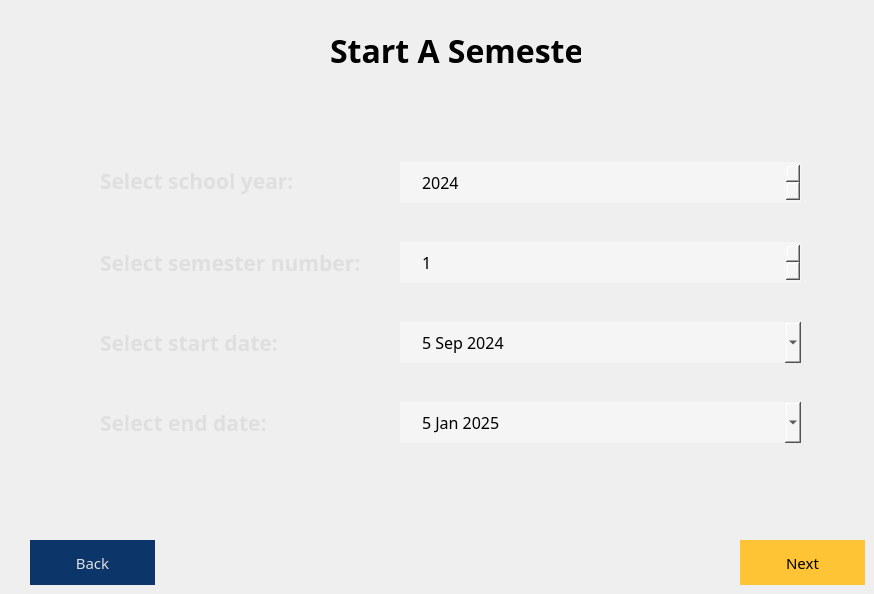
    <widget class="QWidget" name="pageStartSemester">
     <property name="styleSheet">
      <string notr="true">QWidget#pageStartSemester{
	border-image: url(:/assets/blue-gradient.png) 0 0 0 0 stretch stretch;
}
</string>
     </property>
     <widget class="QLabel" name="labelStudentInCourse_8">
      <property name="geometry">
       <rect>
        <x>330</x>
        <y>30</y>
        <width>251</width>
        <height>41</height>
       </rect>
      </property>
      <property name="font">
       <font>
        <family>Segoe UI Semibold</family>
        <pointsize>24</pointsize>
        <bold>true</bold>
       </font>
      </property>
      <property name="styleSheet">
       <string notr="true">color: rgb(0, 0, 0);</string>
      </property>
      <property name="text">
       <string>Start A Semester</string>
      </property>
     </widget>
     <widget class="QFrame" name="frameProcedure_4">
      <property name="geometry">
       <rect>
        <x>50</x>
        <y>90</y>
        <width>801</width>
        <height>421</height>
       </rect>
      </property>
      <property name="styleSheet">
       <string notr="true">QFrame#frameProcedure_4 {
border-image: url(:/assets/blue-gradient-xswap.png) 0 0 0 0 stretch stretch;
border: none;
}

</string>
      </property>
      <property name="frameShape">
       <enum>QFrame::StyledPanel</enum>
      </property>
      <property name="frameShadow">
       <enum>QFrame::Raised</enum>
      </property>
      <widget class="QLabel" name="labelAvgGPA_6">
       <property name="geometry">
        <rect>
         <x>50</x>
         <y>70</y>
         <width>261</width>
         <height>41</height>
        </rect>
       </property>
       <property name="font">
        <font>
         <family>Segoe UI Semibold</family>
         <pointsize>16</pointsize>
         <bold>true</bold>
        </font>
       </property>
       <property name="styleSheet">
        <string notr="true">color: rgb(223, 223, 223);</string>
       </property>
       <property name="text">
        <string>Select school year:</string>
       </property>
      </widget>
      <widget class="QLabel" name="labelHighestScore_7">
       <property name="geometry">
        <rect>
         <x>50</x>
         <y>152</y>
         <width>261</width>
         <height>41</height>
        </rect>
       </property>
       <property name="font">
        <font>
         <family>Segoe UI Semibold</family>
         <pointsize>16</pointsize>
         <bold>true</bold>
        </font>
       </property>
       <property name="styleSheet">
        <string notr="true">color: rgb(223, 223, 223);</string>
       </property>
       <property name="text">
        <string>Select semester number:</string>
       </property>
      </widget>
      <widget class="QLabel" name="labelHighestScore_8">
       <property name="geometry">
        <rect>
         <x>50</x>
         <y>232</y>
         <width>261</width>
         <height>41</height>
        </rect>
       </property>
       <property name="font">
        <font>
         <family>Segoe UI Semibold</family>
         <pointsize>16</pointsize>
         <bold>true</bold>
        </font>
       </property>
       <property name="styleSheet">
        <string notr="true">color: rgb(223, 223, 223);</string>
       </property>
       <property name="text">
        <string>Select start date:</string>
       </property>
       <property name="wordWrap">
        <bool>true</bool>
       </property>
      </widget>
      <widget class="QFrame" name="frameClassName_4">
       <property name="geometry">
        <rect>
         <x>350</x>
         <y>72</y>
         <width>401</width>
         <height>41</height>
        </rect>
       </property>
       <property name="styleSheet">
        <string notr="true">background-color: whitesmoke;
border: none;</string>
       </property>
       <property name="frameShape">
        <enum>QFrame::StyledPanel</enum>
       </property>
       <property name="frameShadow">
        <enum>QFrame::Raised</enum>
       </property>
       <widget class="QSpinBox" name="spinBoxSchoolYear_2">
        <property name="geometry">
         <rect>
          <x>20</x>
          <y>0</y>
          <width>381</width>
          <height>41</height>
         </rect>
        </property>
        <property name="font">
         <font>
          <family>Segoe UI Semibold</family>
          <pointsize>12</pointsize>
         </font>
        </property>
        <property name="cursor">
         <cursorShape>PointingHandCursor</cursorShape>
        </property>
        <property name="styleSheet">
         <string notr="true">background-color: whitesmoke;
color: black;
border: none;</string>
        </property>
        <property name="wrapping">
         <bool>false</bool>
        </property>
        <property name="buttonSymbols">
         <enum>QAbstractSpinBox::UpDownArrows</enum>
        </property>
        <property name="minimum">
         <number>2000</number>
        </property>
        <property name="maximum">
         <number>2050</number>
        </property>
        <property name="value">
         <number>2024</number>
        </property>
       </widget>
      </widget>
      <widget class="QFrame" name="frameClassName_5">
       <property name="geometry">
        <rect>
         <x>350</x>
         <y>152</y>
         <width>401</width>
         <height>41</height>
        </rect>
       </property>
       <property name="styleSheet">
        <string notr="true">background-color: whitesmoke;
border: none;</string>
       </property>
       <property name="frameShape">
        <enum>QFrame::StyledPanel</enum>
       </property>
       <property name="frameShadow">
        <enum>QFrame::Raised</enum>
       </property>
       <widget class="QSpinBox" name="spinBoxSemesterNo">
        <property name="geometry">
         <rect>
          <x>20</x>
          <y>0</y>
          <width>381</width>
          <height>41</height>
         </rect>
        </property>
        <property name="font">
         <font>
          <family>Segoe UI Semibold</family>
          <pointsize>12</pointsize>
         </font>
        </property>
        <property name="cursor">
         <cursorShape>PointingHandCursor</cursorShape>
        </property>
        <property name="styleSheet">
         <string notr="true">background-color: whitesmoke;
color: black;
border: none;</string>
        </property>
        <property name="wrapping">
         <bool>false</bool>
        </property>
        <property name="buttonSymbols">
         <enum>QAbstractSpinBox::UpDownArrows</enum>
        </property>
        <property name="minimum">
         <number>1</number>
        </property>
        <property name="maximum">
         <number>3</number>
        </property>
        <property name="value">
         <number>1</number>
        </property>
       </widget>
      </widget>
      <widget class="QFrame" name="frameClassName_6">
       <property name="geometry">
        <rect>
         <x>350</x>
         <y>232</y>
         <width>401</width>
         <height>41</height>
        </rect>
       </property>
       <property name="styleSheet">
        <string notr="true">background-color: whitesmoke;
border: none;</string>
       </property>
       <property name="frameShape">
        <enum>QFrame::StyledPanel</enum>
       </property>
       <property name="frameShadow">
        <enum>QFrame::Raised</enum>
       </property>
       <widget class="QDateEdit" name="dateEdit_Start">
        <property name="geometry">
         <rect>
          <x>20</x>
          <y>0</y>
          <width>381</width>
          <height>41</height>
         </rect>
        </property>
        <property name="font">
         <font>
          <family>Segoe UI Semibold</family>
          <pointsize>12</pointsize>
         </font>
        </property>
        <property name="styleSheet">
         <string notr="true">background-color: whitesmoke;
color: black;
border: none;</string>
        </property>
        <property name="calendarPopup">
         <bool>true</bool>
        </property>
        <property name="timeSpec">
         <enum>Qt::UTC</enum>
        </property>
        <property name="date">
         <date>
          <year>2024</year>
          <month>9</month>
          <day>5</day>
         </date>
        </property>
       </widget>
      </widget>
      <widget class="QLabel" name="labelHighestScore_9">
       <property name="geometry">
        <rect>
         <x>50</x>
         <y>312</y>
         <width>261</width>
         <height>41</height>
        </rect>
       </property>
       <property name="font">
        <font>
         <family>Segoe UI Semibold</family>
         <pointsize>16</pointsize>
         <bold>true</bold>
        </font>
       </property>
       <property name="styleSheet">
        <string notr="true">color: rgb(223, 223, 223);</string>
       </property>
       <property name="text">
        <string>Select end date:</string>
       </property>
       <property name="wordWrap">
        <bool>true</bool>
       </property>
      </widget>
      <widget class="QFrame" name="frameClassName_7">
       <property name="geometry">
        <rect>
         <x>350</x>
         <y>312</y>
         <width>401</width>
         <height>41</height>
        </rect>
       </property>
       <property name="styleSheet">
        <string notr="true">background-color: whitesmoke;
border: none;</string>
       </property>
       <property name="frameShape">
        <enum>QFrame::StyledPanel</enum>
       </property>
       <property name="frameShadow">
        <enum>QFrame::Raised</enum>
       </property>
       <widget class="QDateEdit" name="dateEdit_End">
        <property name="geometry">
         <rect>
          <x>20</x>
          <y>0</y>
          <width>381</width>
          <height>41</height>
         </rect>
        </property>
        <property name="font">
         <font>
          <family>Segoe UI Semibold</family>
          <pointsize>12</pointsize>
         </font>
        </property>
        <property name="styleSheet">
         <string notr="true">background-color: whitesmoke;
color: black;
border: none;</string>
        </property>
        <property name="calendarPopup">
         <bool>true</bool>
        </property>
        <property name="timeSpec">
         <enum>Qt::UTC</enum>
        </property>
        <property name="date">
         <date>
          <year>2025</year>
          <month>1</month>
          <day>5</day>
         </date>
        </property>
       </widget>
      </widget>
     </widget>
     <widget class="QPushButton" name="btnNext_StartSemester">
      <property name="geometry">
       <rect>
        <x>740</x>
        <y>540</y>
        <width>125</width>
        <height>45</height>
       </rect>
      </property>
      <property name="font">
       <font>
        <family>Segoe UI Semibold</family>
        <pointsize>11</pointsize>
        <italic>false</italic>
        <bold>false</bold>
        <kerning>true</kerning>
       </font>
      </property>
      <property name="cursor">
       <cursorShape>PointingHandCursor</cursorShape>
      </property>
      <property name="styleSheet">
       <string notr="true">QPushButton#btnNext_StartSemester {
background-color: rgb(255, 196, 54);
color: rgb(0, 0, 0);
border: none;
}

QPushButton#btnNext_StartSemester:hover {
background-color: rgb(229, 176, 48);
color: rgb(0, 0, 0);
border: none;
}</string>
      </property>
      <property name="text">
       <string>Next</string>
      </property>
      <property name="autoDefault">
       <bool>false</bool>
      </property>
      <property name="default">
       <bool>false</bool>
      </property>
      <property name="flat">
       <bool>false</bool>
      </property>
     </widget>
     <widget class="QPushButton" name="btnBackToProfile_7">
      <property name="geometry">
       <rect>
        <x>30</x>
        <y>540</y>
        <width>125</width>
        <height>45</height>
       </rect>
      </property>
      <property name="font">
       <font>
        <family>Segoe UI Semibold</family>
        <pointsize>11</pointsize>
        <italic>false</italic>
        <bold>false</bold>
        <kerning>true</kerning>
       </font>
      </property>
      <property name="cursor">
       <cursorShape>PointingHandCursor</cursorShape>
      </property>
      <property name="styleSheet">
       <string notr="true">QPushButton#btnBackToProfile_7 {
background-color: rgb(12, 53, 106);
color: rgb(223, 223, 223);
border: none;
}

QPushButton#btnBackToProfile_7:hover {
background-color: rgb(14, 63, 127);
color: rgb(223, 223, 223);
border: none;
}</string>
      </property>
      <property name="text">
       <string>Back</string>
      </property>
      <property name="autoDefault">
       <bool>false</bool>
      </property>
      <property name="default">
       <bool>false</bool>
      </property>
      <property name="flat">
       <bool>false</bool>
      </property>
     </widget>
    </widget>
